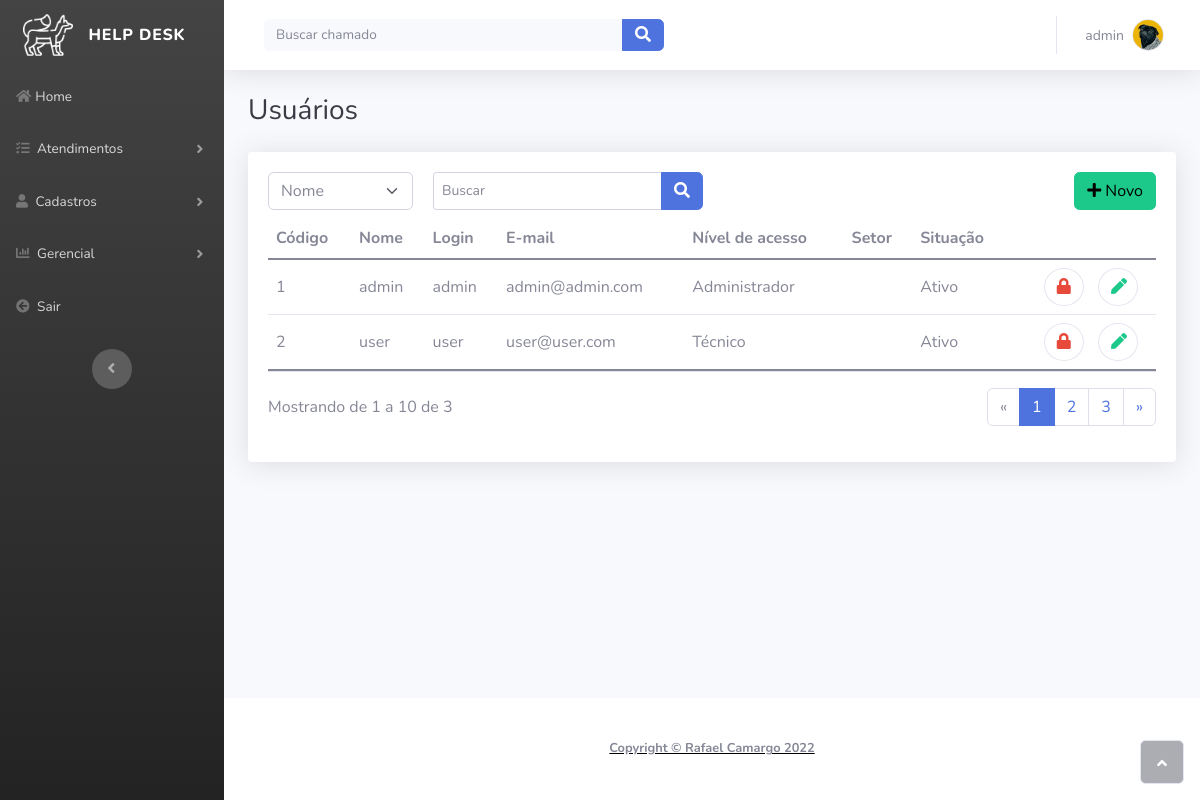
The page /usuarios.php (signed in) on the database its author committed.
### tables this page shows
CREATE TABLE `usuario` (
  `idUsuario` int(10) UNSIGNED NOT NULL,
  `nome` varchar(20) NOT NULL,
  `sobrenome` varchar(100) DEFAULT NULL,
  `email` varchar(100) NOT NULL,
  `login` varchar(50) NOT NULL,
  `senha` varchar(40) NOT NULL,
  `nivelAcesso` int(11) NOT NULL,
  `setor` int(11) NOT NULL,
  `situacao` tinyint(4) NOT NULL
);

CREATE TABLE `nivelacesso` (
  `idNivelAcesso` int(11) UNSIGNED NOT NULL,
  `nome` varchar(20) NOT NULL
);

### src/class/usuario.class.php (called while the page is built, shortened)
<?php
    class usuario {
        private $idUsuario;
        private $nome;
        private $email;
        private $login;
        private $situacao;
        public function __construct($idUsuario, $nome, $sobrenome, $email, $login, $senha, $nivelAcesso, $setor, $situacao) {
            $this->idUsuario = $idUsuario;
            $this->nome = $nome;
            $this->email = $email;
            $this->login = $login;
            $this->situacao = $situacao;
        }
        public function getIdUsuario() {
            return $this->idUsuario;
        }
        public function getNome() {
            return $this->nome;
        }
        public function getEmail() {
            return $this->email;
        }
        public function getLogin() {
            return $this->login;
        }
        function getStrSituacao() {
            if ($this->situacao == 1) {
                return "Ativo";
            } else {
                return "Inativo";
            }
        }
    }

### src/class/nivelAcesso.class.php (called while the page is built, shortened)
<?php
    class nivelAcesso {
        private $nome;
        public function __construct($idNivelAcesso, $nome) {
            $this->nome = $nome;
        }
        public function getNome() {
            return $this->nome;
        }
    }
?>

### src/usuarios.php (the view, shortened to what this page needs)
<!DOCTYPE html>
<?php
    $procurar = isset($_GET["procurar"]) ? $_GET["procurar"] : "";
    $filtro = isset($_GET["filtro"]) ? $_GET["filtro"] : "nome";
    function getSetores($idSetor) {
        $pdo = Conexao::getInstance();
        $stmt = $pdo->prepare("SELECT * FROM setor WHERE idSetor = :id");
        $stmt->bindValue(":id", $idSetor);
        $stmt->execute();
        $result = $stmt->fetch(PDO::FETCH_ASSOC);
        return new setor($result['idSetor'], $result['descricao'], $result['situacao']);
    }
    function getNiveisAcesso($idNivelAcesso) {
        $pdo = Conexao::getInstance();
        $stmt = $pdo->prepare("SELECT * FROM nivelAcesso WHERE idNivelAcesso = :id");
        $stmt->bindValue(":id", $idNivelAcesso);
        $stmt->execute();
        $result = $stmt->fetch(PDO::FETCH_ASSOC);
        return new nivelAcesso($result['idNivelAcesso'], $result['nome']);
    }
    function rowCounter($filtro, $procurar) {
        $pdo = Conexao::getInstance();
        $stmt = $pdo->prepare("SELECT * FROM usuario WHERE $filtro LIKE '%$procurar%'");
        $stmt->execute();
        return $stmt->rowCount();
    }
?>
<html lang="pt-br">
<head>
    <link rel="stylesheet" href="assets/bootstrap/css/bootstrap.min.css">
    <link rel="stylesheet" href="assets/css/summernote.css">
    <link rel="stylesheet" href="assets/fonts/fontawesome-all.min.css">
    <link rel="stylesheet" href="assets/css/bg-gradient.css">
    <link rel="stylesheet" href="assets/css/Clients-UI.css">
    <link rel="stylesheet" href="assets/css/summernote-bs5.min.css">
</head>
<body id="page-top">
    <div id="wrapper">
        <nav class="navbar navbar-dark align-items-start sidebar sidebar-dark accordion bg-gradient p-0">
            <div class="container-fluid d-flex flex-column p-0"><a class="navbar-brand d-flex justify-content-center align-items-center sidebar-brand m-0" href="#">
                    <div class="sidebar-brand-icon"><img src="assets/img/logo/foxIcoB.png" style="width: 50px;"></div>
                    <div class="sidebar-brand-text mx-3"><span>help desk</span></div>
                </a>
                <ul class="navbar-nav text-light" id="accordionSidebar">
                    <li class="nav-item"><a class="nav-link" href="index.php"><i class="fas fa-home"></i><span>Home</span></a></li>
                    <li class="nav-item">
                        <div><a data-bs-toggle="collapse" aria-expanded="false" aria-controls="collapse-3" href="#collapse-3" role="button" class="nav-link"><i class="fas fa-tasks"></i>&nbsp;<span>Atendimentos</span></a>
                        </div>
                    </li>
                    <li class="nav-item">
                        <div><a data-bs-toggle="collapse" aria-expanded="false" aria-controls="collapse-1" href="#collapse-1" role="button" class="nav-link"><i class="fas fa-user"></i>&nbsp;<span>Cadastros</span></a>
                        </div>
                    </li>
                    <li class="nav-item">
                        <div><a data-bs-toggle="collapse" aria-expanded="false" aria-controls="collapse-2" href="#collapse-2" role="button" class="nav-link"><i class="fas fa-chart-bar"></i>&nbsp;<span>Gerencial</span></a>
                        </div>
                    </li>
                    <li class="nav-item"><a class="nav-link" href="logout.php"><i class="fas fa-arrow-circle-left"></i><span>&nbsp;Sair</span></a></li>
                </ul>
                <div class="text-center d-none d-md-inline"><button class="btn rounded-circle border-0" id="sidebarToggle" type="button"></button></div>
            </div>
        </nav>
        <div class="d-flex flex-column" id="content-wrapper">
            <div id="content">
                <nav class="navbar navbar-light navbar-expand bg-white shadow mb-4 topbar static-top">
                    <div class="container-fluid"><button class="btn btn-link d-md-none rounded-circle me-3" id="sidebarToggleTop" type="button"><i class="fas fa-bars"></i></button>
                        <form class="d-none d-sm-inline-block me-auto ms-md-3 my-2 my-md-0 mw-100 navbar-search">
                            <div class="input-group"><input class="bg-light form-control border-0 small" type="text" placeholder="Buscar chamado"><button class="btn btn-primary py-0" type="button"><i class="fas fa-search"></i></button></div>
                        </form>
                        <ul class="navbar-nav flex-nowrap ms-auto">
                            <li class="nav-item dropdown no-arrow">
                                <div class="nav-item dropdown no-arrow"><a class="dropdown-toggle nav-link" aria-expanded="false" data-bs-toggle="dropdown" href="#"><span class="d-none d-lg-inline me-2 text-gray-600 small"><?php echo $_SESSION['nome']?></span><img class="border rounded-circle img-profile" src="assets/img/avatars/avatar5.jpeg"></a>
                                </div>
                            </li>
                        </ul>
                    </div>
                </nav>
                <div class="container-fluid">
                    <h3 class="text-dark mb-4">Usuários</h3>
                    <div class="card shadow">
                        <div class="card-body">
                            <div class="row">
                                <div class="col">
                                    <div id="dataTable_filter" class="dataTables_filter">
                                        <form method="get">
                                            <div class="d-flex">
                                                <div style="margin-right: 20px;">
                                                    <select class="form-select" id="filtro" style="width: 145px;" name="filtro">
                                                        <option value="nome" selected="">Nome</option>
                                                    </select></div>
                                                <div>
                                                    <div class="input-group" style="width: 270px;">
                                                        <input class="form-control form-control-sm" type="search" id="procurar" aria-controls="dataTable" placeholder="Buscar" name="procurar">
                                                        <button class="btn btn-primary" type="submit">
                                                            <i class="fas fa-search"></i>
                                                        </button>
                                                    </div>
                                                </div>
                                            </div>
                                        </form>
                                    </div>
                                </div>
                                <div class="col-xl-3">
                                    <div class="text-end"><a class="btn btn-success" role="button" href="cadUsuarios.php"><i class="fas fa-plus"></i><span>&nbsp;Novo</span></a></div>
                                </div>
                            </div>
                            <div class="table-responsive table mt-2" id="dataTable" role="grid" aria-describedby="dataTable_info">
                                <table class="table my-0" id="dataTable">
                                    <thead>
                                        <tr>
                                            <th>Código</th>
                                            <th>Nome</th>
                                            <th>Login</th>
                                            <th>E-mail</th>
                                            <th>Nível de acesso</th>
                                            <th>Setor</th>
                                            <th>Situação</th>
                                        </tr>
                                    </thead>
                                    <tbody>
                                        <?php
                                            $pdo = Conexao::getInstance();
                                            $consulta = $pdo->query("SELECT * FROM usuario WHERE $filtro LIKE '%$procurar%' AND nivelAcesso != 1 ORDER BY idUsuario");
                                            while ($linha = $consulta->fetch(PDO::FETCH_ASSOC)) {
                                                $usuario = new usuario($linha['idUsuario'], $linha['nome'], $linha['sobrenome'], $linha['email'], $linha['login'], $linha['senha'], $linha['nivelAcesso'], $linha['setor'], $linha['situacao']);
                                        ?>
                                        <tr class="align-middle">
                                            <td><?php echo $usuario->getIdUsuario();?></td>
                                            <td><?php echo $usuario->getNome().' '.$usuario->getSobrenome();?></td>
                                            <td><?php echo $usuario->getLogin();?></td>
                                            <td><?php echo $usuario->getEmail();?></td>
                                            <td><?php echo getNiveisAcesso($usuario->getNivelAcesso())->getNome();?></td>
                                            <td><?php echo getSetores($usuario->getSetor())->getDescricao();?></td>
                                            <td><?php echo $usuario->getStrSituacao();?></td>
                                            <td class="text-end align-middle">
                                                <a class="btn btn-outline-danger border rounded-circle" role="button" style="border-radius: 30px;margin-right: 10px;" href="javascript:confirmBloquear('action/actUsuario.php?acao=situacao&idUsuario=<?=$usuario->getIdUsuario()?>')">
                                                    <i class="fas fa-lock"></i>
                                                </a>
                                                <a class="btn btn-outline-success border rounded-circle" role="button" style="border-radius: 30px;width: 40px;margin-right: 10px;" href="cadUsuarios.php?acao=alterar&idUsuario=<?=$usuario->getIdUsuario()?>">
                                                    <i class="fas fa-pen" style="width: 14px;height: 16px;"></i>
                                                </a>
                                            </td>
                                        </tr>
                                        <?php
                                            }
                                        ?>
                                    </tbody>
                                    <tfoot>
                                        <tr>
                                            <td style="padding: 0px;"></td>
                                        </tr>
                                    </tfoot>
                                </table>
                            </div>
                            <div class="row">
                                <div class="col-md-6 align-self-center">
                                    <p id="dataTable_info" class="dataTables_info" role="status" aria-live="polite">Mostrando de 1 a 10 de <?php echo rowCounter($filtro, $procurar)?></p>
                                </div>
                                <div class="col-md-6">
                                    <nav class="d-lg-flex justify-content-lg-end dataTables_paginate paging_simple_numbers">
                                        <ul class="pagination">
                                            <li class="page-item disabled"><a class="page-link" aria-label="Previous" href="#"><span aria-hidden="true">«</span></a></li>
                                            <li class="page-item active"><a class="page-link" href="#">1</a></li>
                                            <li class="page-item"><a class="page-link" href="#">2</a></li>
                                            <li class="page-item"><a class="page-link" href="#">3</a></li>
                                            <li class="page-item"><a class="page-link" aria-label="Next" href="#"><span aria-hidden="true">»</span></a></li>
                                        </ul>
                                    </nav>
                                </div>
                            </div>
                        </div>
                    </div>
                </div>
            </div>
            <footer class="bg-white sticky-footer">
                <div class="container my-auto">
                    <div class="text-center my-auto copyright"><a href="https://github.com/rafandoo" style="color: #000000;"><span style="color: rgb(133,135,150);font-weight: bold;"><br>Copyright © Rafael Camargo 2022<br><br></span></a></div>
                </div>
            </footer>
        </div><a class="border rounded d-inline scroll-to-top" href="#page-top"><i class="fas fa-angle-up"></i></a>
    </div>
</body>
</html>

### src/assets/css/bg-gradient.css (style rules this page uses)
.bg-gradient { background-color: #232323; }

### src/assets/css/Clients-UI.css (style rules this page uses)
.card { margin-bottom: 24px; box-shadow: 0 0 0.875rem 0 rgba(33,37,41,.05); }
.card { position: relative; display: flex; flex-direction: column; min-width: 0; word-wrap: break-word; background-color: #fff; background-clip: initial; border: 0 solid transparent; border-radius: .25rem; }
.card-body { flex: 1 1 auto; padding: 1.25rem; }

### rows shown on the page
usuario: idUsuario "1", nome "admin", login "admin", email "admin@admin.com", nivelAcesso.nome "Administrador", situacao "Ativo"
usuario: idUsuario "2", nome "user", login "user", email "user@user.com", nivelAcesso.nome "Técnico", situacao "Ativo"

### other values the page prints
$_SESSION['nome'] "admin"
rowCounter($filtro, $procurar) "3"
